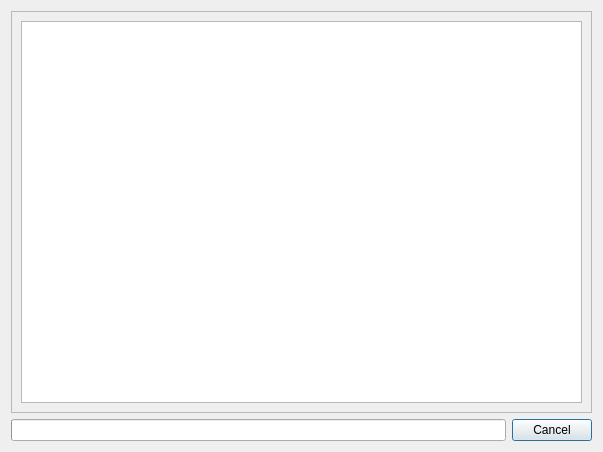
<?xml version="1.0" encoding="UTF-8"?>
<ui version="4.0">
 <class>ExportProgress</class>
 <widget class="QDialog" name="ExportProgress">
  <property name="geometry">
   <rect>
    <x>0</x>
    <y>0</y>
    <width>603</width>
    <height>452</height>
   </rect>
  </property>
  <property name="windowTitle">
   <string>Exporting...</string>
  </property>
  <layout class="QVBoxLayout" name="verticalLayout_2">
   <item>
    <widget class="QScrollArea" name="scrollArea">
     <property name="widgetResizable">
      <bool>true</bool>
     </property>
     <widget class="QWidget" name="scrollAreaWidgetContents">
      <property name="geometry">
       <rect>
        <x>0</x>
        <y>0</y>
        <width>583</width>
        <height>401</height>
       </rect>
      </property>
      <layout class="QVBoxLayout" name="verticalLayout">
       <item>
        <widget class="QTextEdit" name="lbExport">
         <property name="readOnly">
          <bool>true</bool>
         </property>
        </widget>
       </item>
      </layout>
     </widget>
    </widget>
   </item>
   <item>
    <layout class="QHBoxLayout" name="horizontalLayout">
     <item>
      <widget class="QProgressBar" name="pgExport">
       <property name="value">
        <number>0</number>
       </property>
       <property name="alignment">
        <set>Qt::AlignCenter</set>
       </property>
       <property name="textVisible">
        <bool>false</bool>
       </property>
       <property name="invertedAppearance">
        <bool>false</bool>
       </property>
       <property name="textDirection">
        <enum>QProgressBar::BottomToTop</enum>
       </property>
      </widget>
     </item>
     <item>
      <widget class="QPushButton" name="btEnd">
       <property name="text">
        <string>Cancel</string>
       </property>
      </widget>
     </item>
    </layout>
   </item>
  </layout>
 </widget>
 <resources/>
 <connections/>
</ui>
